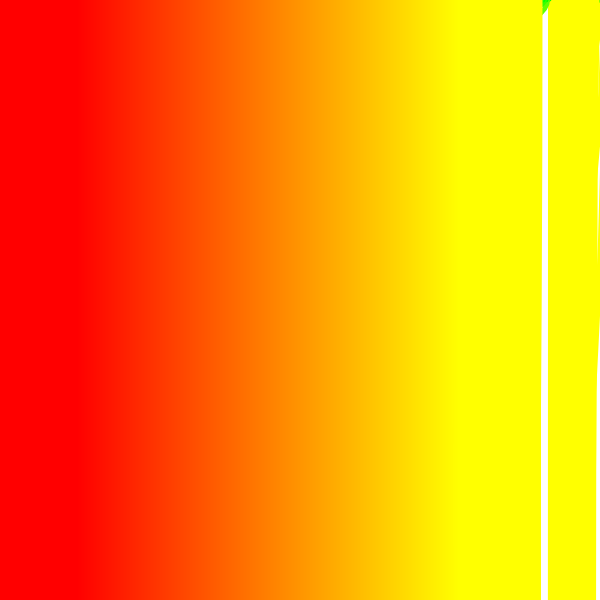
Frame 1 (no input)
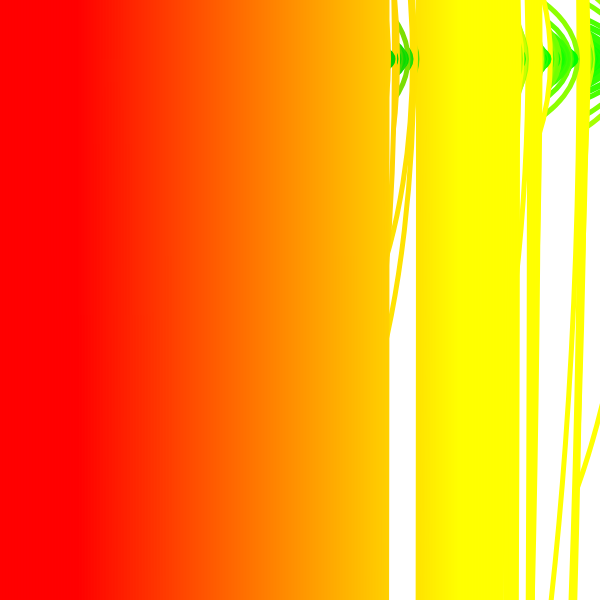
Frame 60 (no input)
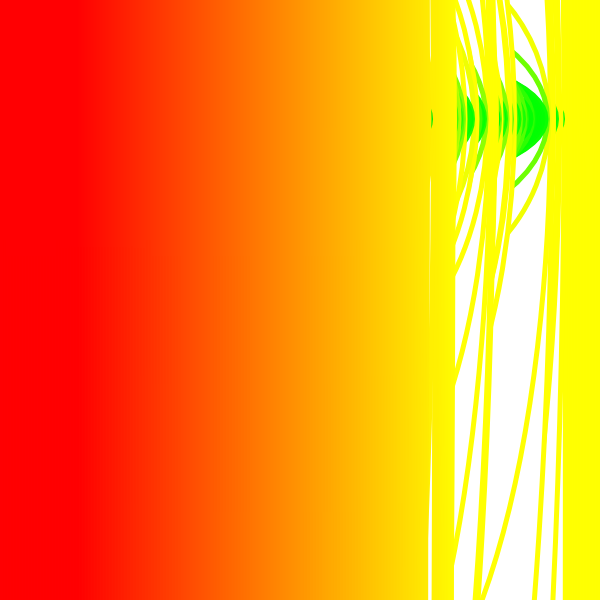
Frame 120 (the mouse pressed at the canvas centre since frame 60)

The p5.js sketch that drew these frames (run headless with seeded random() and noise() and a simulated clock; from frame 60 on, the mouse is pressed at the canvas centre):

// p5.js sketch
// ── sketch.js
//Inspo from

var y = 0;
var h, q;

var shift, shift2;

function setup() {
  w = 600;
  var canvas;
    if(windowWidth>=600 && windowHeight >=600){
      canvas = createCanvas(600, 600);
    }
    else{
      canvas = createCanvas(windowWidth, windowHeight - 100);
    }

  var x = (windowWidth - width) / 2;
  var y = (windowHeight - height) / 2;

  canvas.position(x, y);
  background(0);
  noStroke();
  strokeWeight(5)
  h=width/2;q=width/4
  shift = random(1, 14);
  shift2 = random(20);
}

function draw(){
  if(y<w)for(x=w;x--;ellipse(x,y,x,y+l))

  stroke(l=f((x-h)/q,(y-h)/q), x-50, map(y, 0, 1000, 0, 20))
  y++
}

f=(x,y,n=4)=>n?f(cos(shift2*x)-cos(shift*y),x*x-y*y-2*x*y,n-1):(x-y)**2*10
